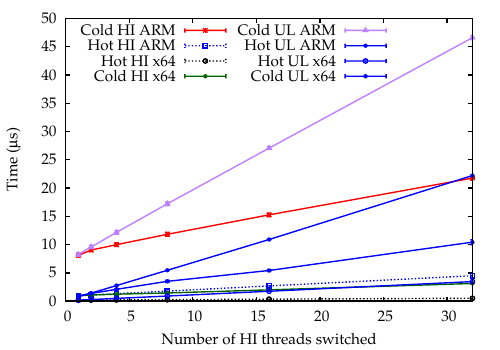

Here is the gnuplot script that generated this plot:
# Common style definitions
load "imgs/common.inc"
set terminal postscript enhanced
set output "imgs/mode-switch-up.eps"

arm_hi_cold = "data/generated/sabre-up-hi-cold.dat"
arm_hi_hot = "data/generated/sabre-up-hi-hot.dat"
x86_hi_cold = "data/generated/haswell-up-hi-cold.dat"
x86_hi_hot = "data/generated/haswell-up-hi-hot.dat"
arm_ul_cold = "data/generated/sabre-ul-ul-cold.dat"
arm_ul_hot = "data/generated/sabre-ul-ul-hot.dat"
x86_ul_cold = "data/generated/haswell-ul-ul-cold.dat"
x86_ul_hot = "data/generated/haswell-ul-ul-hot.dat"

set key top left vertical maxrows 4
set xlabel "Number of HI threads switched"
set ylabel "Time ({/Symbol m}s)"
set xrange [0:32]

plot arm_hi_cold using 1:($2/arm_clk):($3/arm_clk) with errorlines title "Cold HI ARM", \
     arm_hi_hot using 1:($2/arm_clk):($3/arm_clk) with errorlines title "Hot HI ARM", \
     x86_hi_hot using 1:($2/x86_clk):($3/x86_clk) with errorlines title 'Hot HI x64', \
     x86_hi_cold using 1:($2/x86_clk):($3/x86_clk) with errorlines title 'Cold HI x64', \
     arm_ul_cold using 1:($2/arm_clk):($3/arm_clk) with errorlines title "Cold UL ARM", \
     arm_ul_hot using 1:($2/arm_clk):($3/arm_clk) with errorlines title "Hot UL ARM", \
     x86_ul_hot using 1:($2/x86_clk):($3/x86_clk) with errorlines title 'Hot UL x64', \
     x86_ul_cold using 1:($2/x86_clk):($3/x86_clk) with errorlines title 'Cold UL x64'
